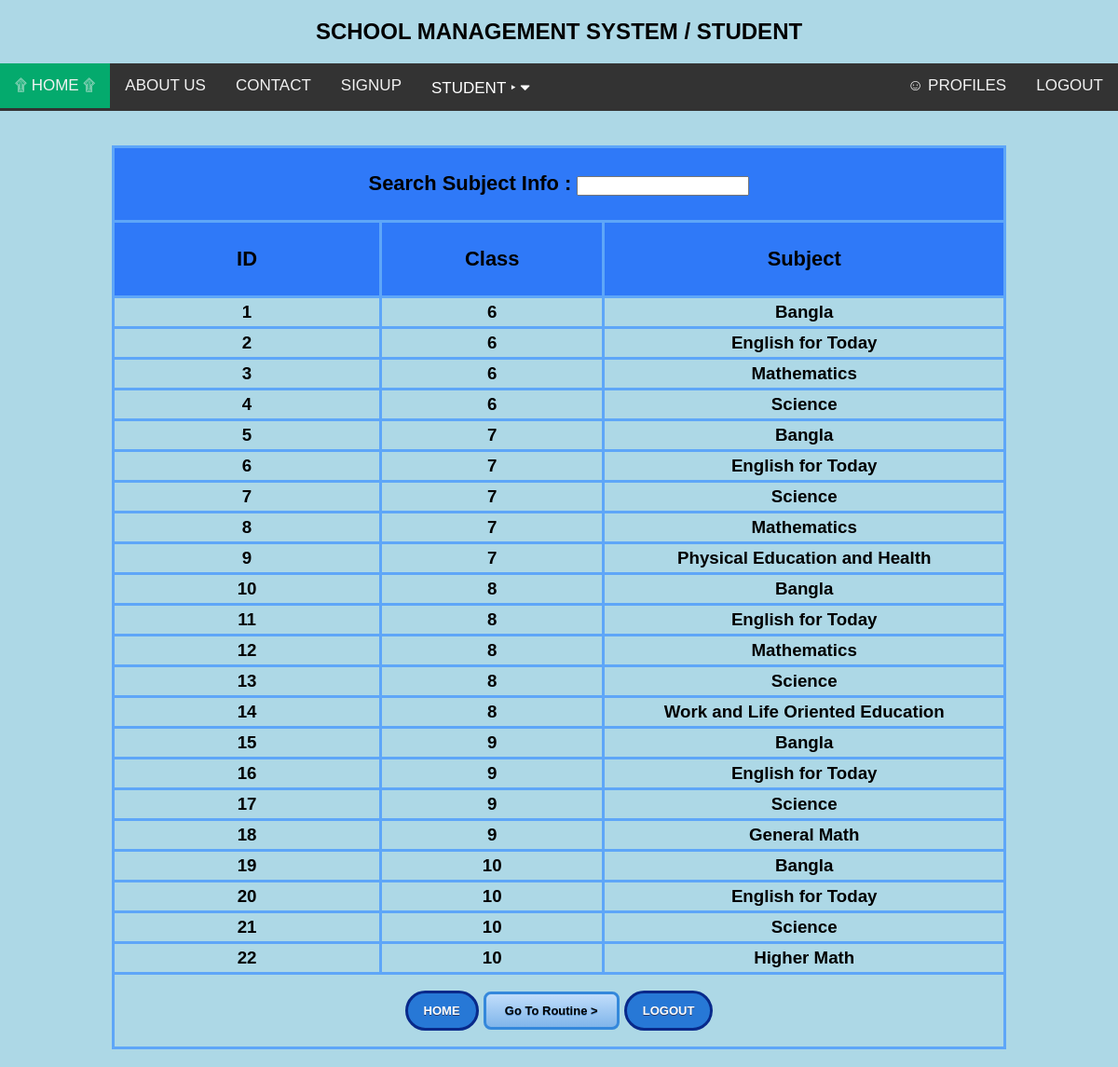
Screenshot of /views/subject-info.php (signed in) with the database file from the repository.
### tables this page shows
CREATE TABLE `allsubjects` (
  `id` int(10) NOT NULL,
  `class` int(10) NOT NULL,
  `subject` varchar(50) NOT NULL,
  `day` varchar(20) NOT NULL,
  `time` varchar(50) NOT NULL
);

### model/subjectsModel.php (called while the page is built, shortened)
<?php
	function getAllSubjects(){
		$con = getConnection();
		$sql = "select * from allsubjects";
		$result = mysqli_query($con, $sql);
		return $result;
	}
?>

### views/subject-info.php (the view, shortened to what this page needs)
<?php
	if(isset($_COOKIE['flag'])){
		include('header.php');
		require_once('../model/subjectsModel.php');
	$result = getAllSubjects();
?>
<!DOCTYPE html>
<html>
<head>
</head>
<body>
	<br>
	<h3><table border="5" class="customTable" align="center" width="80%" cellspacing="4" cellpadding="4">
	<thead>
	<tr>
		<td colspan="3" align="center">
			<h3>Search Subject Info : <input type="text" name="" value=""></h3>
		</td>
	</tr>
	<tr align="center">
		<td><h3>ID</h3></td>
		<td width="25%"><h3>Class</h3></td>
		<td width="45%"><h3>Subject</h3></td>
	</tr>
	</thead>
	<?php while($data =mysqli_fetch_assoc($result)){ ?>
				<tbody>
				<tr>
					<td><?=$data['id']?></td>
					<td><?=$data['class']?></td>
					<td><?=$data['subject']?></td>
				</tr>
				</tbody>
		<?php } ?>
	<tr height="80px" align="center">
		<td colspan="3">
			<a href="home.php" class="darkBlueButton">HOME</a>
			<a href="routine.php" class="lightBlueButton"> Go To Routine ></a>
			<a href="../controller/logout.php" class="darkBlueButtonRed">LOGOUT</a>
		</td>
	</tr>
	</table></h3>
</body>
</html>
<?php
}else{
 	header('location: login.html');
 }
?>

### views/header.php (style rules this page uses)
body { margin:0;font-family:Arial }
body { background-color: lightblue; }

### views/subject-info.php (style rules this page uses)
.lightBlueButton { box-shadow:inset 0px 0px 0px 0px #dcecfb; background:linear-gradient(to bottom, #bddbfa 5%, #80b5ea 100%); background-color:#bddbfa; border-radius:8px; border:3px solid #3488db; display:inline-block; cursor:pointer; color:#ffffff; font-family:Arial; color: black; font-size:13px; font-weight:bold; padding:10px 20px; text-decoration:none; text-shadow:0px 1px 0px #528ecc; }
.darkBlueButton { background-color:#2778d6; border-radius:30px; border:3px solid #08298a; display:inline-block; cursor:pointer; color:#ffffff; font-family:Arial; font-size:13px; padding:11px 17px; text-decoration:none; text-shadow:0px 1px 0px #283966; }
.darkBlueButtonRed { background-color:#2778d6; border-radius:30px; border:3px solid #08298a; display:inline-block; cursor:pointer; color:#ffffff; font-family:Arial; font-size:13px; padding:11px 17px; text-decoration:none; text-shadow:0px 1px 0px #283966; }
table.customTable { border-collapse: collapse; border-width: 3px; border-color: #5EA6F8; border-style: solid; color: #000000; }
table.customTable td, table.customTable th { border-width: 3px; border-color: #5EA6F8; border-style: solid; text-align: center; }
table.customTable thead { background-color: #2F79F8; }

### rows the page displays
allsubjects: id "1", class "6", subject "Bangla"
allsubjects: id "2", class "6", subject "English for Today"
allsubjects: id "3", class "6", subject "Mathematics"
allsubjects: id "4", class "6", subject "Science"
allsubjects: id "5", class "7", subject "Bangla"
allsubjects: id "6", class "7", subject "English for Today"
allsubjects: id "7", class "7", subject "Science"
allsubjects: id "8", class "7", subject "Mathematics"
allsubjects: id "9", class "7", subject "Physical Education and Health"
allsubjects: id "10", class "8", subject "Bangla"
allsubjects: id "11", class "8", subject "English for Today"
allsubjects: id "12", class "8", subject "Mathematics"
allsubjects: id "13", class "8", subject "Science"
allsubjects: id "14", class "8", subject "Work and Life Oriented Education"
allsubjects: id "15", class "9", subject "Bangla"
allsubjects: id "16", class "9", subject "English for Today"
allsubjects: id "17", class "9", subject "Science"
allsubjects: id "18", class "9", subject "General Math"
allsubjects: id "19", class "10", subject "Bangla"
allsubjects: id "20", class "10", subject "English for Today"
allsubjects: id "21", class "10", subject "Science"
allsubjects: id "22", class "10", subject "Higher Math"
